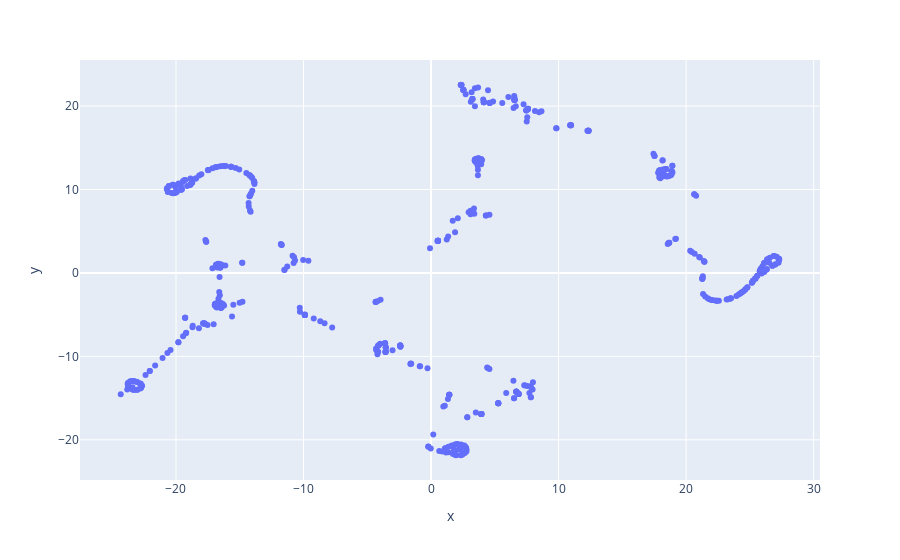

The code cell stored with this chart in its notebook:
### Code cell
# x and y given as DataFrame columns
import plotly.express as px
fig = px.scatter(df_tsne_features_w_pca_3, x="x", y="y")
fig.show()

### Figure 1 — Plotly figure (JSON) as saved in the notebook; plotly's stock layout.template omitted (floating-point values rounded to 4 significant figures; data arrays with more than 128 entries replaced by an {"elided": "..."} marker saying what was removed)
{"data": [{"hovertemplate": "x=%{x}<br>y=%{y}<extra></extra>", "legendgroup": "", "marker": {"color": "#636efa", "symbol": "circle"}, "mode": "markers", "name": "", "orientation": "v", "showlegend": false, "type": "scatter", "x": {"elided": "532 float values"}, "xaxis": "x", "y": {"elided": "532 float values"}, "yaxis": "y"}], "layout": {"legend": {"tracegroupgap": 0}, "margin": {"t": 60}, "xaxis": {"anchor": "y", "domain": [0, 1], "title": {"text": "x"}}, "yaxis": {"anchor": "x", "domain": [0, 1], "title": {"text": "y"}}}}
